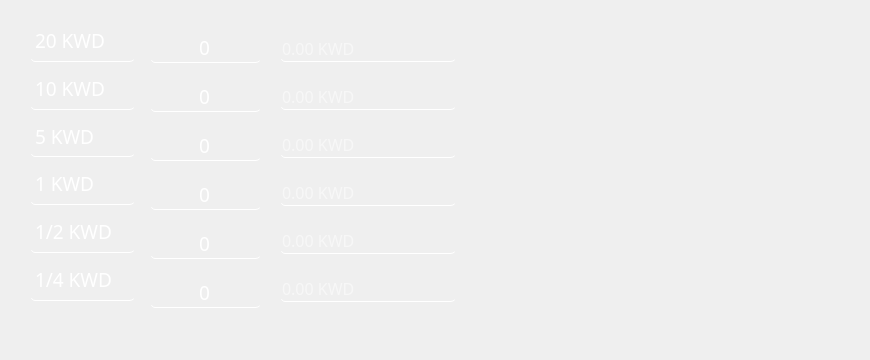
      <widget class="QWidget" name="dinar_3">
       <widget class="QLabel" name="label_55">
        <property name="geometry">
         <rect>
          <x>590</x>
          <y>0</y>
          <width>271</width>
          <height>351</height>
         </rect>
        </property>
        <property name="text">
         <string/>
        </property>
        <property name="pixmap">
         <pixmap>devise/kuwait-29.png</pixmap>
        </property>
        <property name="scaledContents">
         <bool>true</bool>
        </property>
       </widget>
       <widget class="QWidget" name="">
        <property name="geometry">
         <rect>
          <x>150</x>
          <y>20</y>
          <width>111</width>
          <height>301</height>
         </rect>
        </property>
        <layout class="QVBoxLayout" name="verticalLayout_21">
         <item>
          <widget class="QLineEdit" name="qw">
           <property name="font">
            <font>
             <family>Mongolian Baiti</family>
             <pointsize>14</pointsize>
            </font>
           </property>
           <property name="styleSheet">
            <string notr="true">color: rgb(255, 255, 255);
border-radius:5px;
background-color:transparent;
border-bottom:1px solid rgb(255, 255, 255);</string>
           </property>
           <property name="text">
            <string>0</string>
           </property>
           <property name="alignment">
            <set>Qt::AlignCenter</set>
           </property>
           <property name="placeholderText">
            <string>Qté.</string>
           </property>
          </widget>
         </item>
         <item>
          <widget class="QLineEdit" name="qw_2">
           <property name="font">
            <font>
             <family>Mongolian Baiti</family>
             <pointsize>14</pointsize>
            </font>
           </property>
           <property name="styleSheet">
            <string notr="true">color: rgb(255, 255, 255);
border-radius:5px;
background-color:transparent;
border-bottom:1px solid rgb(255, 255, 255);</string>
           </property>
           <property name="text">
            <string>0</string>
           </property>
           <property name="alignment">
            <set>Qt::AlignCenter</set>
           </property>
           <property name="placeholderText">
            <string>Qté.</string>
           </property>
          </widget>
         </item>
         <item>
          <widget class="QLineEdit" name="qw_3">
           <property name="font">
            <font>
             <family>Mongolian Baiti</family>
             <pointsize>14</pointsize>
            </font>
           </property>
           <property name="styleSheet">
            <string notr="true">color: rgb(255, 255, 255);
border-radius:5px;
background-color:transparent;
border-bottom:1px solid rgb(255, 255, 255);</string>
           </property>
           <property name="text">
            <string>0</string>
           </property>
           <property name="alignment">
            <set>Qt::AlignCenter</set>
           </property>
           <property name="placeholderText">
            <string>Qté.</string>
           </property>
          </widget>
         </item>
         <item>
          <widget class="QLineEdit" name="qw_4">
           <property name="font">
            <font>
             <family>Mongolian Baiti</family>
             <pointsize>14</pointsize>
            </font>
           </property>
           <property name="styleSheet">
            <string notr="true">color: rgb(255, 255, 255);
border-radius:5px;
background-color:transparent;
border-bottom:1px solid rgb(255, 255, 255);</string>
           </property>
           <property name="text">
            <string>0</string>
           </property>
           <property name="alignment">
            <set>Qt::AlignCenter</set>
           </property>
           <property name="placeholderText">
            <string>Qté.</string>
           </property>
          </widget>
         </item>
         <item>
          <widget class="QLineEdit" name="qw_5">
           <property name="font">
            <font>
             <family>Mongolian Baiti</family>
             <pointsize>14</pointsize>
            </font>
           </property>
           <property name="styleSheet">
            <string notr="true">color: rgb(255, 255, 255);
border-radius:5px;
background-color:transparent;
border-bottom:1px solid rgb(255, 255, 255);</string>
           </property>
           <property name="text">
            <string>0</string>
           </property>
           <property name="alignment">
            <set>Qt::AlignCenter</set>
           </property>
           <property name="placeholderText">
            <string>Qté.</string>
           </property>
          </widget>
         </item>
         <item>
          <widget class="QLineEdit" name="qw_6">
           <property name="font">
            <font>
             <family>Mongolian Baiti</family>
             <pointsize>14</pointsize>
            </font>
           </property>
           <property name="styleSheet">
            <string notr="true">color: rgb(255, 255, 255);
border-radius:5px;
background-color:transparent;
border-bottom:1px solid rgb(255, 255, 255);</string>
           </property>
           <property name="text">
            <string>0</string>
           </property>
           <property name="alignment">
            <set>Qt::AlignCenter</set>
           </property>
           <property name="placeholderText">
            <string>Qté.</string>
           </property>
          </widget>
         </item>
        </layout>
       </widget>
       <widget class="QWidget" name="">
        <property name="geometry">
         <rect>
          <x>280</x>
          <y>20</y>
          <width>176</width>
          <height>301</height>
         </rect>
        </property>
        <layout class="QVBoxLayout" name="verticalLayout_42">
         <item>
          <widget class="QLineEdit" name="qx">
           <property name="font">
            <font>
             <family>Mongolian Baiti</family>
             <pointsize>12</pointsize>
            </font>
           </property>
           <property name="styleSheet">
            <string notr="true">color: rgb(255, 255, 255);
border-radius:5px;
background-color:transparent;
border-bottom:1px solid rgb(255, 255, 255);</string>
           </property>
           <property name="text">
            <string/>
           </property>
           <property name="readOnly">
            <bool>true</bool>
           </property>
           <property name="placeholderText">
            <string>0.00 KWD</string>
           </property>
          </widget>
         </item>
         <item>
          <widget class="QLineEdit" name="qx_2">
           <property name="font">
            <font>
             <family>Mongolian Baiti</family>
             <pointsize>12</pointsize>
            </font>
           </property>
           <property name="styleSheet">
            <string notr="true">color: rgb(255, 255, 255);
border-radius:5px;
background-color:transparent;
border-bottom:1px solid rgb(255, 255, 255);</string>
           </property>
           <property name="text">
            <string/>
           </property>
           <property name="readOnly">
            <bool>true</bool>
           </property>
           <property name="placeholderText">
            <string>0.00 KWD</string>
           </property>
          </widget>
         </item>
         <item>
          <widget class="QLineEdit" name="qx_3">
           <property name="font">
            <font>
             <family>Mongolian Baiti</family>
             <pointsize>12</pointsize>
            </font>
           </property>
           <property name="styleSheet">
            <string notr="true">color: rgb(255, 255, 255);
border-radius:5px;
background-color:transparent;
border-bottom:1px solid rgb(255, 255, 255);</string>
           </property>
           <property name="text">
            <string/>
           </property>
           <property name="readOnly">
            <bool>true</bool>
           </property>
           <property name="placeholderText">
            <string>0.00 KWD</string>
           </property>
          </widget>
         </item>
         <item>
          <widget class="QLineEdit" name="qx_4">
           <property name="font">
            <font>
             <family>Mongolian Baiti</family>
             <pointsize>12</pointsize>
            </font>
           </property>
           <property name="styleSheet">
            <string notr="true">color: rgb(255, 255, 255);
border-radius:5px;
background-color:transparent;
border-bottom:1px solid rgb(255, 255, 255);</string>
           </property>
           <property name="text">
            <string/>
           </property>
           <property name="readOnly">
            <bool>true</bool>
           </property>
           <property name="placeholderText">
            <string>0.00 KWD</string>
           </property>
          </widget>
         </item>
         <item>
          <widget class="QLineEdit" name="qx_5">
           <property name="font">
            <font>
             <family>Mongolian Baiti</family>
             <pointsize>12</pointsize>
            </font>
           </property>
           <property name="styleSheet">
            <string notr="true">color: rgb(255, 255, 255);
border-radius:5px;
background-color:transparent;
border-bottom:1px solid rgb(255, 255, 255);</string>
           </property>
           <property name="text">
            <string/>
           </property>
           <property name="readOnly">
            <bool>true</bool>
           </property>
           <property name="placeholderText">
            <string>0.00 KWD</string>
           </property>
          </widget>
         </item>
         <item>
          <widget class="QLineEdit" name="qx_6">
           <property name="font">
            <font>
             <family>Mongolian Baiti</family>
             <pointsize>12</pointsize>
            </font>
           </property>
           <property name="styleSheet">
            <string notr="true">color: rgb(255, 255, 255);
border-radius:5px;
background-color:transparent;
border-bottom:1px solid rgb(255, 255, 255);</string>
           </property>
           <property name="text">
            <string/>
           </property>
           <property name="readOnly">
            <bool>true</bool>
           </property>
           <property name="placeholderText">
            <string>0.00 KWD</string>
           </property>
          </widget>
         </item>
        </layout>
       </widget>
       <widget class="QWidget" name="">
        <property name="geometry">
         <rect>
          <x>30</x>
          <y>20</y>
          <width>105</width>
          <height>281</height>
         </rect>
        </property>
        <layout class="QVBoxLayout" name="verticalLayout_43">
         <item>
          <widget class="QLabel" name="label_127">
           <property name="font">
            <font>
             <family>Mongolian Baiti</family>
             <pointsize>14</pointsize>
            </font>
           </property>
           <property name="styleSheet">
            <string notr="true">color: rgb(255, 255, 255);
border-radius:5px;
background-color:transparent;
border-bottom:1px solid rgb(255, 255, 255);</string>
           </property>
           <property name="text">
            <string>20 KWD</string>
           </property>
          </widget>
         </item>
         <item>
          <widget class="QLabel" name="label_128">
           <property name="font">
            <font>
             <family>Mongolian Baiti</family>
             <pointsize>14</pointsize>
            </font>
           </property>
           <property name="styleSheet">
            <string notr="true">color: rgb(255, 255, 255);
border-radius:5px;
background-color:transparent;
border-bottom:1px solid rgb(255, 255, 255);</string>
           </property>
           <property name="text">
            <string>10 KWD</string>
           </property>
          </widget>
         </item>
         <item>
          <widget class="QLabel" name="label_126">
           <property name="font">
            <font>
             <family>Mongolian Baiti</family>
             <pointsize>14</pointsize>
            </font>
           </property>
           <property name="styleSheet">
            <string notr="true">color: rgb(255, 255, 255);
border-radius:5px;
background-color:transparent;
border-bottom:1px solid rgb(255, 255, 255);</string>
           </property>
           <property name="text">
            <string>5 KWD</string>
           </property>
          </widget>
         </item>
         <item>
          <widget class="QLabel" name="label_131">
           <property name="font">
            <font>
             <family>Mongolian Baiti</family>
             <pointsize>14</pointsize>
            </font>
           </property>
           <property name="styleSheet">
            <string notr="true">color: rgb(255, 255, 255);
border-radius:5px;
background-color:transparent;
border-bottom:1px solid rgb(255, 255, 255);</string>
           </property>
           <property name="text">
            <string>1 KWD</string>
           </property>
          </widget>
         </item>
         <item>
          <widget class="QLabel" name="label_130">
           <property name="font">
            <font>
             <family>Mongolian Baiti</family>
             <pointsize>14</pointsize>
            </font>
           </property>
           <property name="styleSheet">
            <string notr="true">color: rgb(255, 255, 255);
border-radius:5px;
background-color:transparent;
border-bottom:1px solid rgb(255, 255, 255);</string>
           </property>
           <property name="text">
            <string>1/2 KWD</string>
           </property>
          </widget>
         </item>
         <item>
          <widget class="QLabel" name="label_129">
           <property name="font">
            <font>
             <family>Mongolian Baiti</family>
             <pointsize>14</pointsize>
            </font>
           </property>
           <property name="styleSheet">
            <string notr="true">color: rgb(255, 255, 255);
border-radius:5px;
background-color:transparent;
border-bottom:1px solid rgb(255, 255, 255);</string>
           </property>
           <property name="text">
            <string>1/4 KWD</string>
           </property>
          </widget>
         </item>
        </layout>
       </widget>
      </widget>
